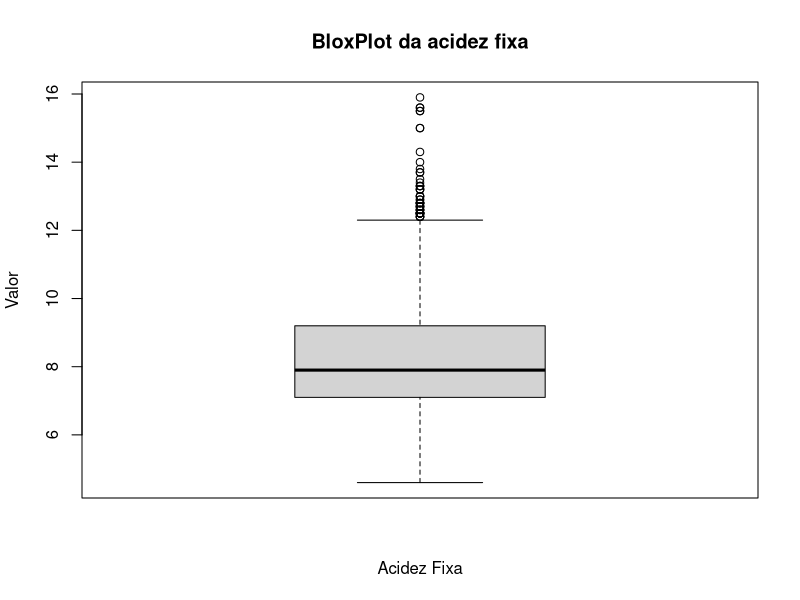
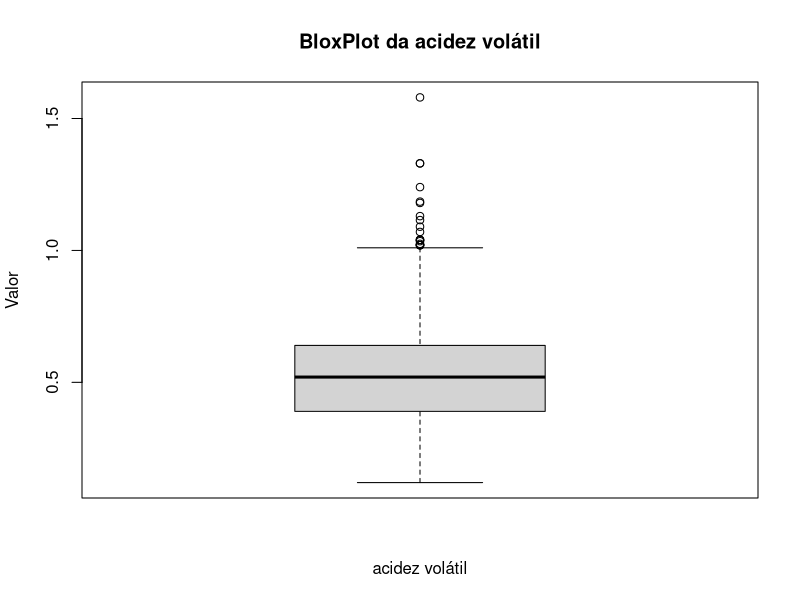
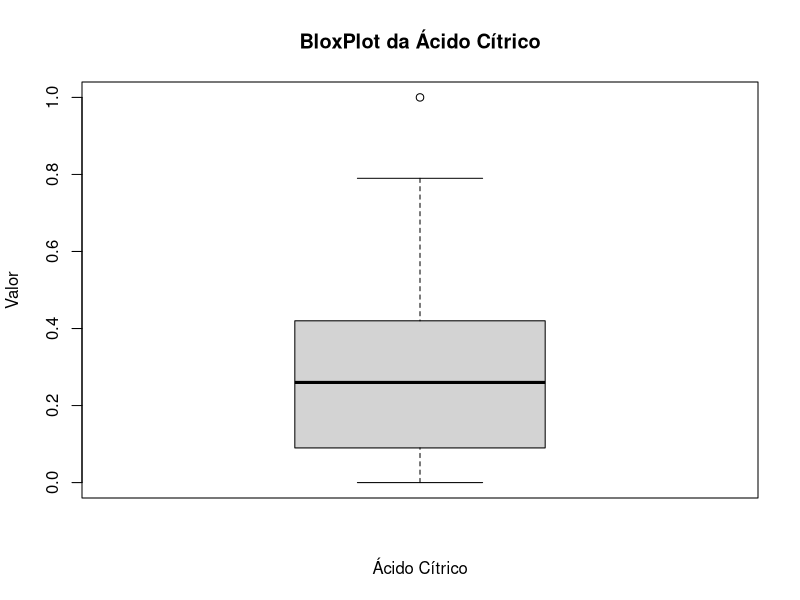
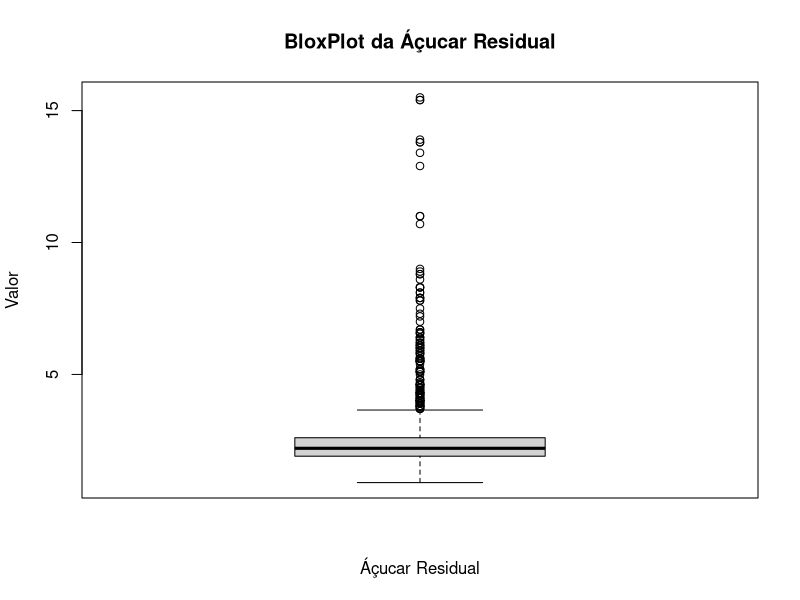
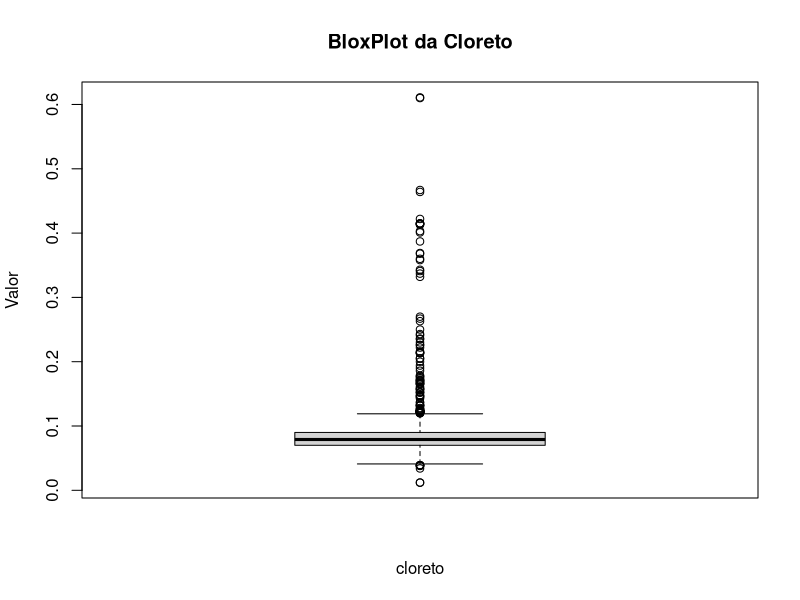
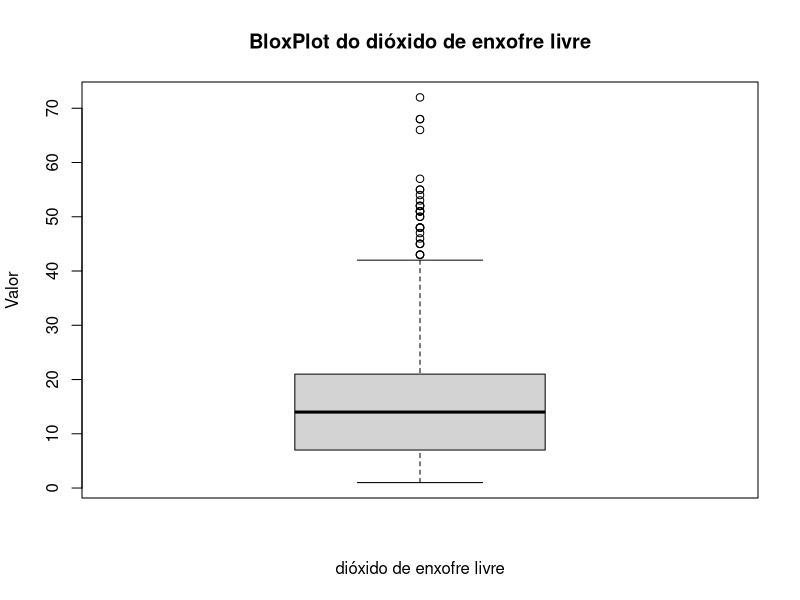
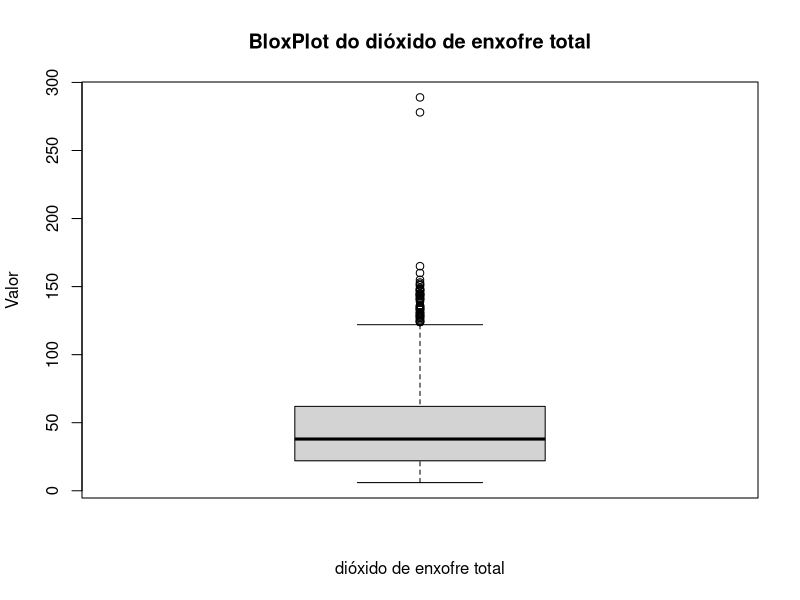
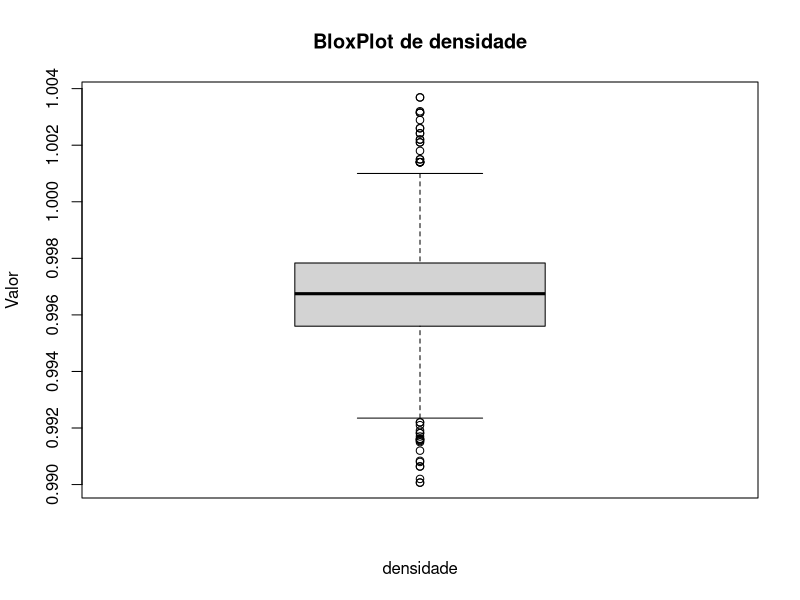

Reproduce these figures in R, in order.
library(tibble)
# set caminho dos dados
pathData <- '/home/felipe/Documentos/Analise de Dados/Vinho/DadosASeremAnalisados/food-wine-quality/data/'
setwd(pathData)

# -------------------------------------------------------------------------
#Ler dados de vinhos tintos
redWine <- data.frame(read.csv(file = 'winequality_red.csv'))

# -------------------------------------------------------------------------
#Alterar caminho para salvar as imagens geradas do gráfico
pathplot='/home/felipe/Documentos/Analise de Dados/Vinho/Gráficos/BoxPlot'
setwd(pathplot)

# Gerar Gráfico Bloxplot da Acidez Fixa
pathnameFile = 'BoxPlotAcidezFixa.jpeg'
jpeg(filename = pathnameFile, width = 800, height = 800, units = "px", pointsize = 12,
     quality = 75, bg = "white")
  boxplot(redWine$fixed_acidity, main="BloxPlot da acidez fixa", xlab="Acidez Fixa", ylab="Valor")
dev.off()

# Gerar Gráfico Bloxplot da acidez volátil
pathnameFile = 'BoxPlotAcidezVolatil.jpeg'
jpeg(filename = pathnameFile, width = 800, height = 800, units = "px", pointsize = 12,
     quality = 75, bg = "white")
  boxplot(redWine$volatile_acidity, main="BloxPlot da acidez volátil", xlab="acidez volátil", ylab="Valor")
dev.off()

# Gerar Gráfico Bloxplot da Ácido Cítrico
pathnameFile = 'BoxPlotAcidoCitrico.jpeg'
jpeg(filename = pathnameFile, width = 800, height = 800, units = "px", pointsize = 12,
     quality = 75, bg = "white")
  boxplot(redWine$citric_acid, main="BloxPlot da Ácido Cítrico", xlab="Ácido Cítrico", ylab="Valor")
dev.off()

# Gerar Gráfico Bloxplot da açucar residual
pathnameFile = 'BoxPlotAcucarResidual.jpeg'
jpeg(filename = pathnameFile, width = 800, height = 800, units = "px", pointsize = 12,
     quality = 75, bg = "white")
  boxplot(redWine$residual_sugar, main="BloxPlot da Áçucar Residual", xlab="Áçucar Residual", ylab="Valor")
dev.off()

# Gerar Gráfico Bloxplot de cloreto
pathnameFile = 'BoxPlotCloretos.jpeg'
jpeg(filename = pathnameFile, width = 800, height = 800, units = "px", pointsize = 12,
     quality = 75, bg = "white")
  boxplot(redWine$chlorides, main="BloxPlot da Cloreto", xlab="cloreto", ylab="Valor")
dev.off()

# Gerar Gráfico Bloxplot de dióxido de enxofre livre
pathnameFile = 'BoxPlotDióxidoDeEnxofreLivre.jpeg'
jpeg(filename = pathnameFile, width = 800, height = 800, units = "px", pointsize = 12,
     quality = 75, bg = "white")
  boxplot(redWine$free_sulfur_dioxide, main="BloxPlot do dióxido de enxofre livre", xlab="dióxido de enxofre livre", ylab="Valor")
dev.off()

# Gerar Gráfico Bloxplot dedióxido de enxofre total
pathnameFile = 'BoxPlotdióxidodeenxofretotal.jpeg'
jpeg(filename = pathnameFile, width = 800, height = 800, units = "px", pointsize = 12,
     quality = 75, bg = "white")
  boxplot(redWine$total_sulfur_dioxide, main="BloxPlot do dióxido de enxofre total", xlab="dióxido de enxofre total", ylab="Valor")
dev.off()


# Gerar Gráfico Bloxplot de densidade
pathnameFile = 'BoxPlotDensidade.jpeg'
jpeg(filename = pathnameFile, width = 800, height = 800, units = "px", pointsize = 12,
     quality = 75, bg = "white")
  boxplot(redWine$density, main="BloxPlot de densidade", xlab="densidade", ylab="Valor")
dev.off()

# Gerar Gráfico Bloxplot de ph
pathnameFile = 'BoxPlotPH.jpeg'
jpeg(filename = pathnameFile, width = 800, height = 800, units = "px", pointsize = 12,
     quality = 75, bg = "white")
  boxplot(redWine$ph, main="BloxPlot de PH", xlab="PH", ylab="Valor")
dev.off()

# Gerar Gráfico Bloxplot de ph
pathnameFile = 'BoxPlotSulfato.jpeg'
jpeg(filename = pathnameFile, width = 800, height = 800, units = "px", pointsize = 12,
     quality = 75, bg = "white")
  boxplot(redWine$sulphates, main="BloxPlot de sulfato", xlab="sulfato", ylab="Valor")
dev.off()

# Gerar Gráfico Bloxplot de álcool
pathnameFile = 'BoxPlotAlcool.jpeg'
jpeg(filename = pathnameFile, width = 800, height = 800, units = "px", pointsize = 12,
     quality = 75, bg = "white")
  boxplot(redWine$alcohol, main="BloxPlot de álcool", xlab="Álcool", ylab="Valor")
dev.off()

# Gerar Gráfico Bloxplot de álcool
pathnameFile = 'BoxPlotAlcool.jpeg'
jpeg(filename = pathnameFile, width = 800, height = 800, units = "px", pointsize = 12,
     quality = 75, bg = "white")
  boxplot(redWine$alcohol, main="BloxPlot de álcool", xlab="Álcool", ylab="Valor")
dev.off()

# Gerar Gráfico Bloxplot de Qualidade
pathnameFile = 'BoxPlotQualidade.jpeg'
jpeg(filename = pathnameFile, width = 800, height = 800, units = "px", pointsize = 12,
     quality = 75, bg = "white")
  boxplot(redWine$quality, main="BloxPlot de Qualidade", xlab="Qualidade", ylab="Valor")
dev.off()
